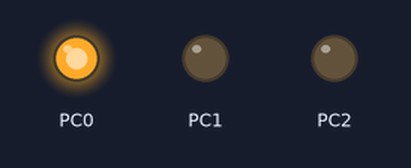
The program below on a simulated ATmega32, built with avr-gcc and emulated at 8 MHz. On the bench: output pins drawn as LEDs (lit = HIGH).

Above: at 0.5 s.
At 3.6 s:
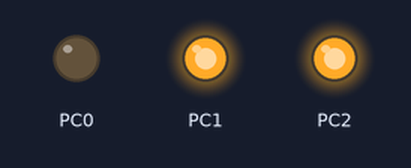
Timing chart, 0 to 4.8 s (numbered marks = the images above):
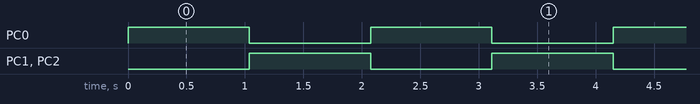

The program:

main.c
```c
#include "STD_TYPES.h"
#include "PORT_interface.h"
#include "DIO_interface.h"
#include <util/delay.h>

void main(void)
{
	PORT_voidInIt();
	while(1)
	{
		DIO_u8SetPinValue(DIO_u8PORTC,DIO_u8PIN0,DIO_u8PIN_HIGH);
		DIO_u8SetPinValue(DIO_u8PORTC,DIO_u8PIN1,DIO_u8PIN_LOW);
		DIO_u8SetPinValue(DIO_u8PORTC,DIO_u8PIN2,DIO_u8PIN_LOW);
		_delay_ms(1000);
		DIO_u8SetPinValue(DIO_u8PORTC,DIO_u8PIN0,DIO_u8PIN_LOW);
		DIO_u8SetPinValue(DIO_u8PORTC,DIO_u8PIN1,DIO_u8PIN_HIGH);
		DIO_u8SetPinValue(DIO_u8PORTC,DIO_u8PIN2,DIO_u8PIN_HIGH);
		_delay_ms(1000);

	}
}
```

BIT_MATH.h
```c
#ifndef BIT_MATH_H_
#define BIT_MATH_H_


#define SET_BIT(var,bit_num)		(var|=(1<<bit_num))
#define CLR_BIT(var,bit_num)		(var&=(~(1<<bit_num)))
#define TOGGLE_BIT(var,bit_num)		(var^=(1<<bit_num))
#define GET_BIT(var,bit_num)		((var>>bit_num)&0x01)

#endif
```

DIO_config.h
```c

```

DIO_interface.h
```c
#ifndef DIO_INTERFACE_H_
#define DIO_INTERFACE_H_

#define DIO_u8PIN_HIGH			1
#define DIO_u8PIN_LOW			0

#define DIO_u8PORT_LOW			0
#define DIO_u8PORT_HIGH			0xFF

#define DIO_u8PORTA				0
#define DIO_u8PORTB				1
#define DIO_u8PORTC				2
#define DIO_u8PORTD				3

#define DIO_u8PIN0				0
#define DIO_u8PIN1              1
#define DIO_u8PIN2              2
#define DIO_u8PIN3              3
#define DIO_u8PIN4              4
#define DIO_u8PIN5              5
#define DIO_u8PIN6              6
#define DIO_u8PIN7              7


u8 DIO_u8SetPinValue(u8 Copy_u8Port, u8 Copy_u8Pin ,u8 Copy_u8Value);

u8 DIO_u8SetPortValue(u8 Copy_u8Port, u8 Copy_u8Value);

u8 DIO_u8GetPinValue(u8 Copy_u8Port, u8 Copy_u8Pin, u8* Copy_pu8Value);

#endif
```

DIO_private.h
```c

```

DIO_programe.c
```c
#include "STD_TYPES.h"
#include "BIT_MATH.h"

#include "DIO_config.h"
#include "DIO_interface.h"
#include "DIO_private.h"
#include "DIO_register.h"


u8 DIO_u8SetPinValue(u8 Copy_u8Port, u8 Copy_u8Pin ,u8 Copy_u8Value)
{
	u8 Local_u8ErrorState=0;
	if(Copy_u8Pin<=DIO_u8PIN7)
	{
		if(Copy_u8Value==DIO_u8PIN_HIGH)
		{
			switch(Copy_u8Port)
			{
				case DIO_u8PORTA : SET_BIT(PORTA, Copy_u8Pin); break;
				case DIO_u8PORTB : SET_BIT(PORTB, Copy_u8Pin); break;
				case DIO_u8PORTC : SET_BIT(PORTC, Copy_u8Pin); break;
				case DIO_u8PORTD : SET_BIT(PORTD, Copy_u8Pin); break;
				default : Local_u8ErrorState=1;

			}
		}

		else if(Copy_u8Value==DIO_u8PIN_LOW)
		{
			switch(Copy_u8Port)
			{
				case DIO_u8PORTA : CLR_BIT(PORTA, Copy_u8Pin); break;
				case DIO_u8PORTB : CLR_BIT(PORTB, Copy_u8Pin); break;
				case DIO_u8PORTC : CLR_BIT(PORTC, Copy_u8Pin); break;
				case DIO_u8PORTD : CLR_BIT(PORTD, Copy_u8Pin); break;
				default : Local_u8ErrorState=1;

			}
		}

		else
		{
			Local_u8ErrorState=1;
		}
	}
	else
	{
		Local_u8ErrorState=1;
	}

	return Local_u8ErrorState;
}


u8 DIO_u8SetPortValue(u8 Copy_u8Port, u8 Copy_u8Value)
{
	u8 Local_u8ErrorState=0;
	switch(Copy_u8Port)
	{
		case DIO_u8PORTA : PORTA = Copy_u8Value; break;
		case DIO_u8PORTB : PORTB = Copy_u8Value; break;
		case DIO_u8PORTC : PORTC = Copy_u8Value; break;
		case DIO_u8PORTD : PORTD = Copy_u8Value; break;
		default : Local_u8ErrorState=1;
	}

	return Local_u8ErrorState;
}


u8 DIO_u8GetPinValue(u8 Copy_u8Port, u8 Copy_u8Pin, u8* Copy_pu8Value)
{
	u8 Local_u8ErrorState=0;
	if((Copy_pu8Value != NULL) && (Copy_u8Pin<=DIO_u8PIN7))
	{
		switch(Copy_u8Port)
		{
			case DIO_u8PORTA : *Copy_pu8Value = GET_BIT(PINA , Copy_u8Pin); break;
			case DIO_u8PORTB : *Copy_pu8Value = GET_BIT(PINB , Copy_u8Pin); break;
			case DIO_u8PORTC : *Copy_pu8Value = GET_BIT(PINC , Copy_u8Pin); break;
			case DIO_u8PORTD : *Copy_pu8Value = GET_BIT(PIND , Copy_u8Pin); break;
			default : Local_u8ErrorState=1;
		}
	}
	else
	{
		Local_u8ErrorState=1;
	}

	return Local_u8ErrorState;
}
```

DIO_register.h
```c
#ifndef DIO_REGISTER_H_
#define DIO_REGISTER_H_


#define PORTA			*((volatile u8*)0x3b)
#define PINA            *((volatile u8*)0x39)

#define PORTB           *((volatile u8*)0x38)
#define PINB            *((volatile u8*)0x36)

#define PORTC           *((volatile u8*)0x35)
#define PINC            *((volatile u8*)0x33)

#define PORTD           *((volatile u8*)0x32)
#define PIND            *((volatile u8*)0x30)

#endif
```

PORT_config.h
```c
/**************************************************************************/
/*******************    Author : Mohammed Ali Saber   **********************/
/*******************    Layer  : MCAL                 **********************/
/*******************    Component: PORT              **********************/
/*******************    version : 1.00               **********************/
/*******************    date : 24/11/2023            **********************/
/**************************************************************************/

#ifndef PORT_CONFIG_H_
#define PORT_CONFIG_H_

//0 => INPUT
//1 => OUTPUT

#define PORTA_PIN0_DIR			            0
#define PORTA_PIN1_DIR                      0
#define PORTA_PIN2_DIR                      0
#define PORTA_PIN3_DIR                      0
#define PORTA_PIN4_DIR                      0
#define PORTA_PIN5_DIR                      0
#define PORTA_PIN6_DIR                      0
#define PORTA_PIN7_DIR                      0

#define PORTB_PIN0_DIR			            0
#define PORTB_PIN1_DIR                      0
#define PORTB_PIN2_DIR                      0
#define PORTB_PIN3_DIR                      0
#define PORTB_PIN4_DIR                      0
#define PORTB_PIN5_DIR                      0
#define PORTB_PIN6_DIR                      0
#define PORTB_PIN7_DIR                      0

#define PORTC_PIN0_DIR			            1
#define PORTC_PIN1_DIR                      1
#define PORTC_PIN2_DIR                      1
#define PORTC_PIN3_DIR                      0
#define PORTC_PIN4_DIR                      0
#define PORTC_PIN5_DIR                      0
#define PORTC_PIN6_DIR                      0
#define PORTC_PIN7_DIR                      0

#define PORTD_PIN0_DIR			            0
#define PORTD_PIN1_DIR                      0
#define PORTD_PIN2_DIR                      0
#define PORTD_PIN3_DIR                      0
#define PORTD_PIN4_DIR                      0
#define PORTD_PIN5_DIR                      0
#define PORTD_PIN6_DIR                      0
#define PORTD_PIN7_DIR                      0


/* Choose 0 => for floating if direction is input OR for low if direction is output*/
/* Choose 1 => for pullup if direction is input OR for HIGH if direction is output*/

#define PORTA_PIN0_INITIAL_VALUE			0
#define PORTA_PIN1_INITIAL_VALUE            0
#define PORTA_PIN2_INITIAL_VALUE            0
#define PORTA_PIN3_INITIAL_VALUE            0
#define PORTA_PIN4_INITIAL_VALUE            0
#define PORTA_PIN5_INITIAL_VALUE            0
#define PORTA_PIN6_INITIAL_VALUE            0
#define PORTA_PIN7_INITIAL_VALUE            0

#define PORTB_PIN0_INITIAL_VALUE			0
#define PORTB_PIN1_INITIAL_VALUE            0
#define PORTB_PIN2_INITIAL_VALUE            0
#define PORTB_PIN3_INITIAL_VALUE            0
#define PORTB_PIN4_INITIAL_VALUE            0
#define PORTB_PIN5_INITIAL_VALUE            0
#define PORTB_PIN6_INITIAL_VALUE            0
#define PORTB_PIN7_INITIAL_VALUE           	0

#define PORTC_PIN0_INITIAL_VALUE			1
#define PORTC_PIN1_INITIAL_VALUE            0
#define PORTC_PIN2_INITIAL_VALUE            0
#define PORTC_PIN3_INITIAL_VALUE            0
#define PORTC_PIN4_INITIAL_VALUE            0
#define PORTC_PIN5_INITIAL_VALUE            0
#define PORTC_PIN6_INITIAL_VALUE            0
#define PORTC_PIN7_INITIAL_VALUE            0

#define PORTD_PIN0_INITIAL_VALUE			0
#define PORTD_PIN1_INITIAL_VALUE            0
#define PORTD_PIN2_INITIAL_VALUE            0
#define PORTD_PIN3_INITIAL_VALUE            0
#define PORTD_PIN4_INITIAL_VALUE            0
#define PORTD_PIN5_INITIAL_VALUE            0
#define PORTD_PIN6_INITIAL_VALUE            0
#define PORTD_PIN7_INITIAL_VALUE            0

#endif
```

PORT_interface.h
```c
/**************************************************************************/
/*******************    Author : Mohammed Ali Saber   **********************/
/*******************    Layer  : MCAL                 **********************/
/*******************    Component: PORT              **********************/
/*******************    version : 1.00               **********************/
/*******************    date : 24/11/2023            **********************/
/**************************************************************************/

#ifndef PORT_INTERFACE_H_
#define PORT_INTERFACE_H_

void PORT_voidInIt(void);

#endif
```

PORT_private.h
```c
/**************************************************************************/
/*******************    Author : Mohammed Ali Saber  **********************/
/*******************    Layer  : MCAL                **********************/
/*******************    Component: PORT              **********************/
/*******************    version : 1.00               **********************/
/*******************    date : 24/11/2023            **********************/
/**************************************************************************/

#ifndef PORT_PRIVATE_H_
#define PORT_PRIVATE_H_

#define CONC(b7,b6,b5,b4,b3,b2,b1,b0)           CONC_HELPER(b7,b6,b5,b4,b3,b2,b1,b0)
#define CONC_HELPER(b7,b6,b5,b4,b3,b2,b1,b0)            0b##b7##b6##b5##b4##b3##b2##b1##b0


#define PORTA_DIR                   CONC(PORTA_PIN7_DIR ,PORTA_PIN6_DIR ,PORTA_PIN5_DIR ,PORTA_PIN4_DIR ,PORTA_PIN3_DIR ,PORTA_PIN2_DIR ,PORTA_PIN1_DIR ,PORTA_PIN0_DIR)
#define PORTB_DIR                   CONC(PORTB_PIN7_DIR ,PORTB_PIN6_DIR ,PORTB_PIN5_DIR ,PORTB_PIN4_DIR ,PORTB_PIN3_DIR ,PORTB_PIN2_DIR ,PORTB_PIN1_DIR ,PORTB_PIN0_DIR)
#define PORTC_DIR                   CONC(PORTC_PIN7_DIR ,PORTC_PIN6_DIR ,PORTC_PIN5_DIR ,PORTC_PIN4_DIR ,PORTC_PIN3_DIR ,PORTC_PIN2_DIR ,PORTC_PIN1_DIR ,PORTC_PIN0_DIR)
#define PORTD_DIR                   CONC(PORTD_PIN7_DIR ,PORTD_PIN6_DIR ,PORTD_PIN5_DIR ,PORTD_PIN4_DIR ,PORTD_PIN3_DIR ,PORTD_PIN2_DIR ,PORTD_PIN1_DIR ,PORTD_PIN0_DIR)


#define PORTA_INITIAL_VALUE         CONC(PORTA_PIN7_INITIAL_VALUE, PORTA_PIN6_INITIAL_VALUE ,PORTA_PIN5_INITIAL_VALUE ,PORTA_PIN4_INITIAL_VALUE ,PORTA_PIN3_INITIAL_VALUE ,PORTA_PIN2_INITIAL_VALUE ,PORTA_PIN1_INITIAL_VALUE ,PORTA_PIN0_INITIAL_VALUE)
#define PORTB_INITIAL_VALUE         CONC(PORTB_PIN7_INITIAL_VALUE, PORTB_PIN6_INITIAL_VALUE ,PORTB_PIN5_INITIAL_VALUE ,PORTB_PIN4_INITIAL_VALUE ,PORTB_PIN3_INITIAL_VALUE ,PORTB_PIN2_INITIAL_VALUE ,PORTB_PIN1_INITIAL_VALUE ,PORTB_PIN0_INITIAL_VALUE)
#define PORTC_INITIAL_VALUE         CONC(PORTC_PIN7_INITIAL_VALUE, PORTC_PIN6_INITIAL_VALUE ,PORTC_PIN5_INITIAL_VALUE ,PORTC_PIN4_INITIAL_VALUE ,PORTC_PIN3_INITIAL_VALUE ,PORTC_PIN2_INITIAL_VALUE ,PORTC_PIN1_INITIAL_VALUE ,PORTC_PIN0_INITIAL_VALUE)
#define PORTD_INITIAL_VALUE         CONC(PORTD_PIN7_INITIAL_VALUE, PORTD_PIN6_INITIAL_VALUE ,PORTD_PIN5_INITIAL_VALUE ,PORTD_PIN4_INITIAL_VALUE ,PORTD_PIN3_INITIAL_VALUE ,PORTD_PIN2_INITIAL_VALUE ,PORTD_PIN1_INITIAL_VALUE ,PORTD_PIN0_INITIAL_VALUE)


#endif
```

PORT_program.c
```c
/**************************************************************************/
/*******************    Author : Mohammed Ali Saber   **********************/
/*******************    Layer  : MCAL                 **********************/
/*******************    Component: PORT              **********************/
/*******************    version : 1.00               **********************/
/*******************    date : 24/11/2023            **********************/
/**************************************************************************/

#include "STD_TYPES.h"

#include "PORT_config.h"
#include "PORT_private.h"
#include "PORT_interface.h"
#include "PORT_register.h"

void PORT_voidInIt(void)
{
    DDRA = PORTA_DIR;
    DDRB = PORTB_DIR;
    DDRC = PORTC_DIR;
    DDRD = PORTD_DIR;

    PORTA = PORTA_INITIAL_VALUE;
    PORTB = PORTB_INITIAL_VALUE;
    PORTC = PORTC_INITIAL_VALUE;
    PORTD = PORTD_INITIAL_VALUE;
}
```

PORT_register.h
```c
/**************************************************************************/
/*******************    Author : Mohammed Ali Saber   **********************/
/*******************    Layer  : MCAL                 **********************/
/*******************    Component: PORT              **********************/
/*******************    version : 1.00               **********************/
/*******************    date : 24/11/2023            **********************/
/**************************************************************************/

#ifndef PORT_REGISTER_H_
#define PORT_REGISTER_H_

#define DDRA            *((volatile u8*)0x3a)
#define DDRB            *((volatile u8*)0x37)
#define DDRC            *((volatile u8*)0x34)
#define DDRD            *((volatile u8*)0x31)

#define PORTA			*((volatile u8*)0x3b)
#define PORTB           *((volatile u8*)0x38)
#define PORTC           *((volatile u8*)0x35)
#define PORTD           *((volatile u8*)0x32)


#endif
```

STD_TYPES.h
```c
#ifndef STD_TYPES_H_
#define STD_TYPES_H_

typedef unsigned char u8;
typedef signed char s8;

typedef unsigned short int u16;
typedef signed short int s16;

typedef unsigned long int u32;
typedef signed long int s32;

typedef float f32;
typedef double f64;

#define NULL 0

#endif
```

Measured:
- by itself, PC0–2: alternates HIGH for 1.0 s and LOW for 1.0 s
